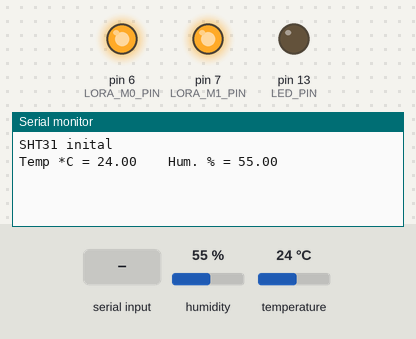
This sketch was run on a simulated Arduino Uno, built with avr-gcc and run on an emulated ATmega328P. Shown: output pins drawn as LEDs (lit = HIGH), the last lines printed to the serial monitor. The test bench sets the inputs (shaded band); at power-on: humidity 55 %, temperature 24 °C.

Above: at 1.2 s.
1.3 s: "90,45\n" received over the second serial link
At 3.1 s:
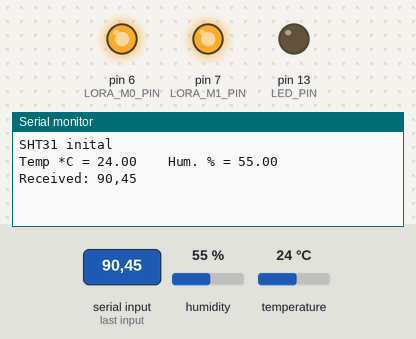
3.8 s: "1\n" received over the second serial link
At 5.02 s:
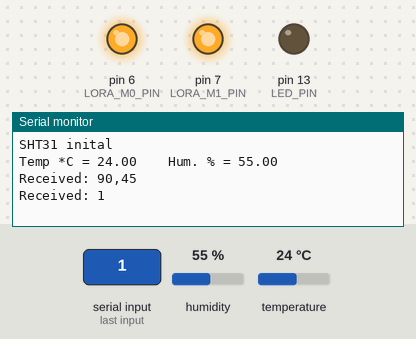
6.2 s: "g90\n" received over the second serial link
At 8.0 s:
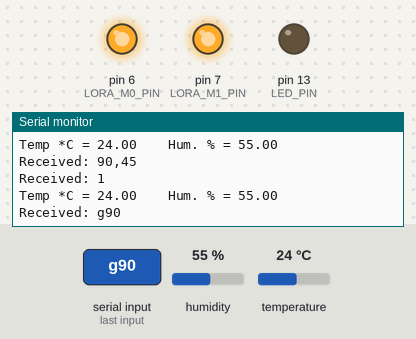

The sketch:

node-nano.ino
```cpp
#include <Adafruit_SHT31.h>
#include <Arduino_FreeRTOS.h>
#include <SoftwareSerial.h>

#define NODE 1122

typedef struct {
  char command; // 'g' for get, 's' for set, 'r' for response
  unsigned int nodeAddress;
  int value1; // First value (e.g., temperature or relay state)
  int value2; // Second value (e.g., humidity or error code)
} LoRaMessage;

#define BAUDRATE 9600
#define LORA_M0_PIN 6
#define LORA_M1_PIN 7
#define LED_PIN 13
float humidity;
float temperature;

Adafruit_SHT31 sht31 = Adafruit_SHT31();
SoftwareSerial loraSerial(11, 10); // RX, TX

// define two tasks for Sensor & LoraProcess
void TaskSensor(void *pvParameters);
void TaskLoraProcess(void *pvParameters);
LoRaMessage parseLoRaMessage(const char *message);

// the setup function runs once when you press reset or power the board
void setup() {

  // initialize serial communication at 9600 bits per second:
  Serial.begin(BAUDRATE);
  loraSerial.begin(BAUDRATE);
  while (!Serial) {
    ; // wait for serial port to connect. Needed for native USB, on LEONARDO,
      // MICRO, YUN, and other 32u4 based boards.
  }

  Serial.println("SHT31 inital");
  if (!sht31.begin(0x44)) { // Set to 0x45 for alternate i2c addr
    Serial.println("Couldn't find SHT31");
    while (1)
      delay(1);
  }

  // Just need this piece of code for LORA module
  pinMode(LORA_M0_PIN, OUTPUT);
  pinMode(LORA_M1_PIN, OUTPUT);
  digitalWrite(LORA_M0_PIN, HIGH);
  digitalWrite(LORA_M1_PIN, HIGH);

  pinMode(LED_PIN, OUTPUT);
  digitalWrite(LED_PIN, LOW);

  // Now set up two tasks to run independently.
  xTaskCreate(TaskSensor, "Sensor" // A name just for humans
              ,
              128 // This stack size can be checked & adjusted by reading the
                  // Stack Highwater
              ,
              NULL, 2 // Priority, with 3 (configMAX_PRIORITIES - 1) being the
                      // highest, and 0 being the lowest.
              ,
              NULL);

  xTaskCreate(TaskLoraProcess, "LoraProcess", 128 // Stack size
              ,
              NULL, 1 // Priority
              ,
              NULL);

  // Now the task scheduler, which takes over control of scheduling individual
  // tasks, is automatically started.
}

void loop() {
  // Empty. Things are done in Tasks.
}

/*--------------------------------------------------*/
/*---------------------- Tasks ---------------------*/
/*--------------------------------------------------*/

void TaskSensor(void *pvParameters) // This is a task.
{
  (void)pvParameters;

  // Task get sensor value every one second

  for (;;) // A Task shall never return or exit.
  {
    float t = sht31.readTemperature();
    float h = sht31.readHumidity();

    if (!isnan(t)) { // check if 'is not a number'
      Serial.print("Temp *C = ");
      Serial.print(t);
      Serial.print("\t\t");
      temperature = t * 100;
    } else {
      Serial.println("Failed to read temperature");
      temperature = -1;
    }

    if (!isnan(h)) { // check if 'is not a number'
      Serial.print("Hum. % = ");
      Serial.println(h);
      humidity = h * 100;
    } else {
      humidity = -1;
      Serial.println("Failed to read humidity");
    }
    vTaskDelay(pdMS_TO_TICKS(5000)); // wait for five second
  }
}

void TaskLoraProcess(void *pvParameters) // This is a task.
{
  (void)pvParameters;
  String jsonBufferRx;

  for (;;) {
    if (loraSerial.available()) {
      jsonBufferRx = loraSerial.readString();
      Serial.print("Received: ");
      Serial.println(jsonBufferRx);
      LoRaMessage receivedMessage = parseLoRaMessage(jsonBufferRx.c_str());

      // only response if the address match
      if (NODE == receivedMessage.nodeAddress) {
        if (receivedMessage.command == 'g') {
          // Handle "get" command
          // Send sensor data as a response
          char response[50];
          snprintf(response, sizeof(response), "rp{%d:%d:%d}",
                   receivedMessage.nodeAddress, (int)temperature,
                   (int)humidity);
          loraSerial.write((uint8_t *)response, strlen(response));

        } else if (receivedMessage.command == 's') {
          // Handle "set" command
          // You can implement the relay control logic here
          // For now, we'll send a response indicating success
          char successResponse[30];
          if (receivedMessage.value1 == 1) {
            digitalWrite(LED_PIN, HIGH);
            snprintf(successResponse, sizeof(successResponse), "rp{%d:0:0}",
                     receivedMessage.nodeAddress);
          } else if (receivedMessage.value1 == 0) {
            digitalWrite(LED_PIN, LOW);
            snprintf(successResponse, sizeof(successResponse), "rp{%d:0:0}",
                     receivedMessage.nodeAddress);
          } else {
            snprintf(successResponse, sizeof(successResponse), "rp{%d:0:3}",
                     receivedMessage.nodeAddress);
          }

          loraSerial.write((uint8_t *)successResponse, strlen(successResponse));

        } else {
          // Invalid command, send an error response
          char invalidCommandResponse[30];
          snprintf(invalidCommandResponse, sizeof(invalidCommandResponse),
                   "rp{%d:0:2}", receivedMessage.nodeAddress);
          loraSerial.write((uint8_t *)invalidCommandResponse,
                           strlen(invalidCommandResponse));
        }
      }
      // one tick delay (100ms) in between reads for stability
      vTaskDelay(pdMS_TO_TICKS(10));
    }
  }
}
LoRaMessage parseLoRaMessage(const char *message) {
  LoRaMessage result;

  if (strlen(message) < 8 || message[2] != '{' ||
      message[strlen(message) - 1] != '}') {
    // Invalid message format
    result.command = 'r'; // Response with error code
    result.nodeAddress = 0;
    result.value1 = 0;
    result.value2 = 1; // 1 for invalid message
    return result;
  }

  result.command = message[0];
  result.nodeAddress = atoi(&message[3]);

  if (result.command == 'g') {
    result.value1 = 0; // Initialize to default values for get command
    result.value2 = 0;
  } else if (result.command == 's' || result.command == 'r') {
    char *endptr;

    // Parse value1 and value2
    result.value1 = strtol(&message[8], &endptr, 10);
    if (*endptr != ':') {
      // Invalid format
      result.command = 'r'; // Response with error code
      result.value1 = 0;
      result.value2 = 2; // 2 for invalid format
      return result;
    }

    result.value2 = strtol(endptr + 1, NULL, 10);
  } else {
    // Invalid command
    result.command = 'r'; // Response with error code
    result.value1 = 0;
    result.value2 = 3; // 3 for invalid command
  }

  return result;
}
```

Measured:
- after the input at 1.3 s, the serial monitor: prints a new line after 1.0 s (image 1)
- after the input at 3.8 s, the serial monitor: prints a new line after 1.0 s (image 2)
- after the input at 6.2 s, the serial monitor: prints a new line after 1.0 s (image 3)
